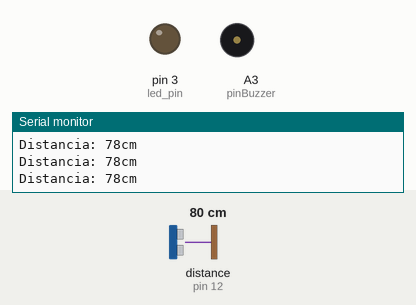
The sketch below on a simulated Arduino Uno, built with avr-gcc and run on an emulated ATmega328P. Shown: output pins drawn as LEDs (lit = HIGH), buzzer (waves = sounding), the last lines printed to the serial monitor. Wiring (inferred from the names in the program): ultrasonic range finder: trigger pin 13; echo pin 12. The test bench sets the inputs (shaded band); at power-on: distance to the obstacle (sensor on pin 12) 80 cm. The echo pulse lasts 58.3 µs per cm; pins used as bus, display or sensor lines are not drawn.

Above: at 1.2 s.
1.3 s: distance to the obstacle (sensor on pin 12) set to 35 cm
4.3 s: distance to the obstacle (sensor on pin 12) set to 29 cm
At 4.43 s:
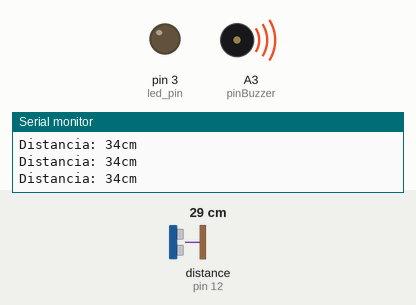
7.3 s: distance to the obstacle (sensor on pin 12) set to 12 cm
At 8.2 s:
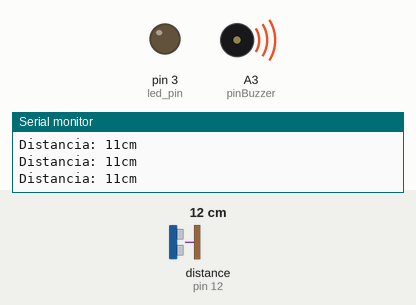
10.3 s: distance to the obstacle (sensor on pin 12) set to 9 cm
At 10.9 s:
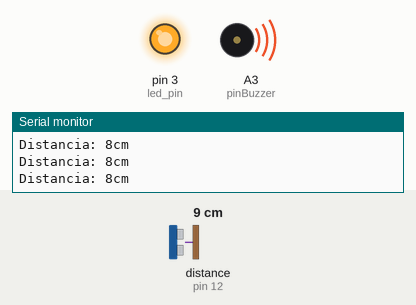
11.8 s: distance to the obstacle (sensor on pin 12) set to 60 cm
At 12.9 s:
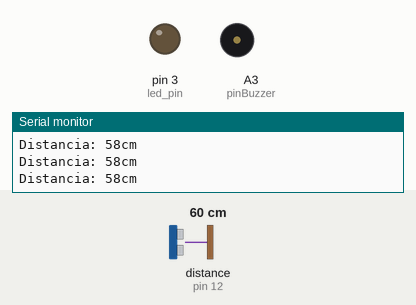
13.3 s: distance to the obstacle (sensor on pin 12) set to 2 cm
At 13.8 s:
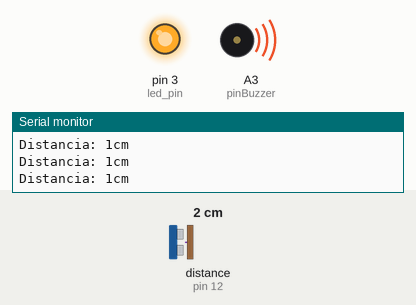
Timing chart, 0 to 15.8 s (numbered marks = the images above; inputs shaded):
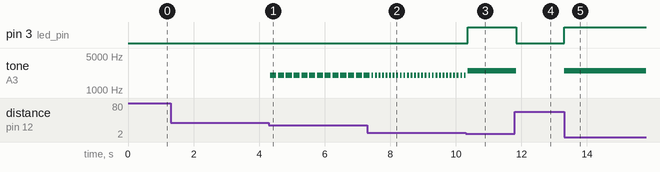

Measured:
- the behaviour switches between 32 and 31 cm on distance to the obstacle (sensor on pin 12) (found by bisection; images 0 and 1)
- the behaviour switches between 11 and 10 cm on distance to the obstacle (sensor on pin 12) (found by bisection; images 2 and 3)
- after the input at 4.3 s, tone on A3 (pinBuzzer): alternates 2000 Hz for 0.19 s and silent for 0.05 s, starting at once
- after the input at 7.3 s, tone on A3 (pinBuzzer): alternates 2000 Hz for 0.06 s and silent for 0.05 s, starting after 0.19 s
- after the input at 10.3 s, pin 3 (led_pin): LOW → HIGH after 0.06 s
- after the input at 11.8 s, pin 3 (led_pin): HIGH → LOW after 0.05 s; tone on A3 (pinBuzzer): 2500 Hz → silent after 0.05 s
- after the input at 13.3 s, pin 3 (led_pin): LOW → HIGH at once; tone on A3 (pinBuzzer): silent → 2500 Hz at once

The sketch:

finalUltrasonidosLedBuzzer.ino
```cpp
//---------//Sensor de Proximidad//---------//
const int TRG = 13;        //Pin digital 2 para el Trigger del sensor
const int EC = 12;         //Pin digital 3 para el echo del sensor

//---------//LED//---------//
const int led_pin = 3;     //Pin del Led

//---------//Distancia de Ondas//---------//
int tiempo;                //Tiempo que tarda el ultrasonido en volver
int distancia;             //distancia recorrida por las ondas del sensor

//---------//Buzzer//---------//
const int pinBuzzer = A3;  //Pin del Buzzer
int esperaBuzzer;          //Tiempo de espera entre sonidos del buzzer

//---------//---------//---------//---------//---------//---------//---------//

void setup() {
  Serial.begin(9600);              //inicializar comunicación
  pinMode(TRG, OUTPUT);
  pinMode(EC, INPUT);
  pinMode(led_pin, OUTPUT);
  digitalWrite(TRG, LOW);      //Inicializar pin de trigger en 0
}

//---------//---------//---------//---------//---------//---------//---------//

void loop() {

  long tiempo;                          //tiempo de retardo del eco
  long distancia;                          //distancia del objeto

  digitalWrite(TRG, HIGH);
  delayMicroseconds(10);           //pulso de 10us
  digitalWrite(TRG, LOW);

  tiempo = pulseIn(EC, HIGH);           //se mide el ancho del pulso
  distancia = tiempo / 59;                      //convcersion a cm

  if (distancia >= 10 && distancia <= 30) {
    esperaBuzzer = map(distancia, 10, 30, 50, 200);
  }

  else {
    esperaBuzzer = 0;
  }

//---------//---------//Tiempos del Buzzer//---------//---------//

  if (distancia < 10) {
    digitalWrite(led_pin, HIGH);
    tone(pinBuzzer, 2500);
  }

  if (distancia >= 10 && distancia <= 30) {
    digitalWrite(led_pin, LOW);
    tone(pinBuzzer, 2000);
    delay(esperaBuzzer);
    noTone(pinBuzzer);
  }

  if (distancia > 30) {
    digitalWrite(led_pin, LOW);
    noTone(pinBuzzer);
  }

  //---------//---------//Impresión de Distancia//---------//---------//

  Serial.print("Distancia: ");
  Serial.print(distancia);
  Serial.println("cm");
  delay(50);

}
```
